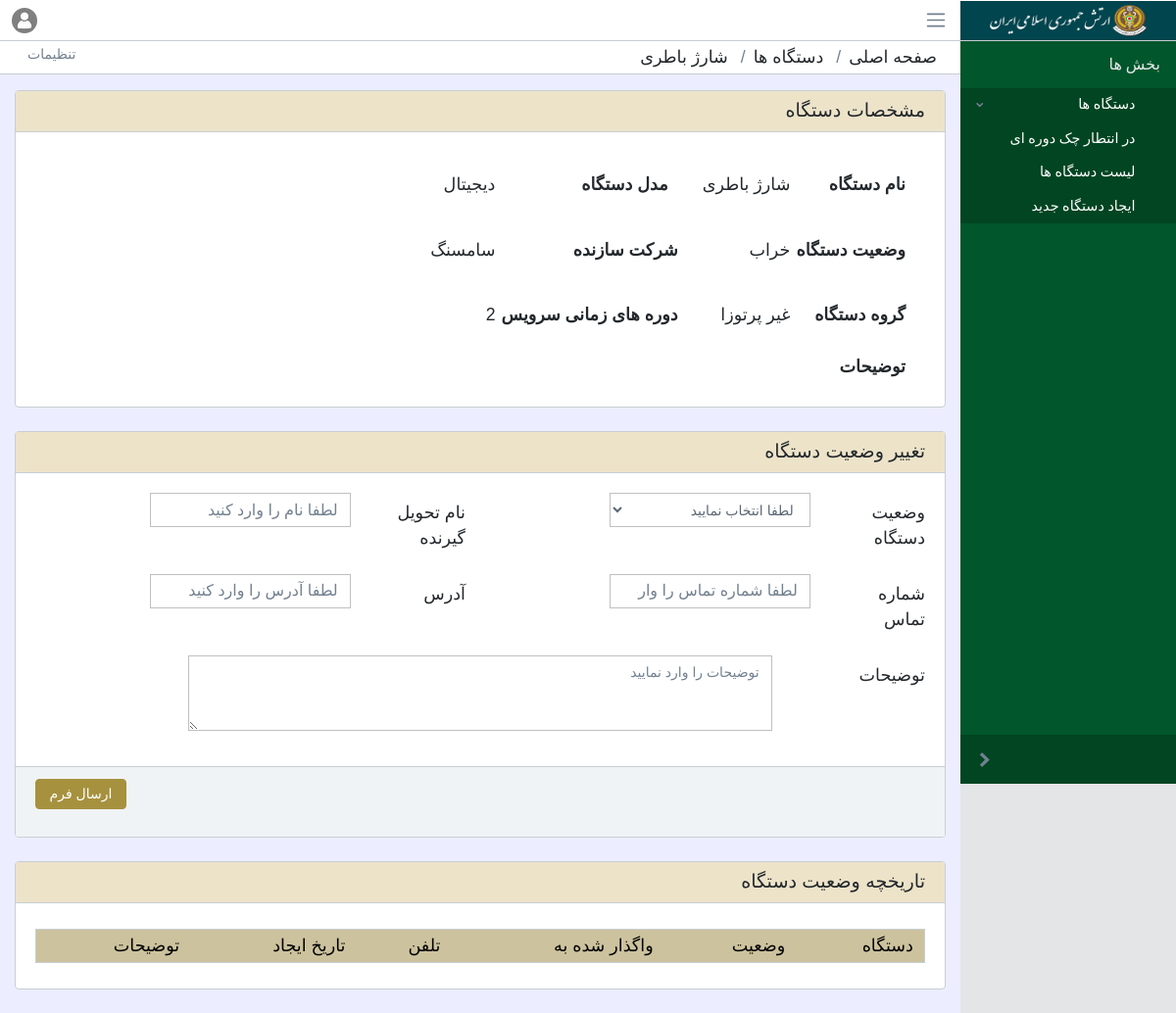
The page /devices/3 (signed in) on the database as committed earlier.
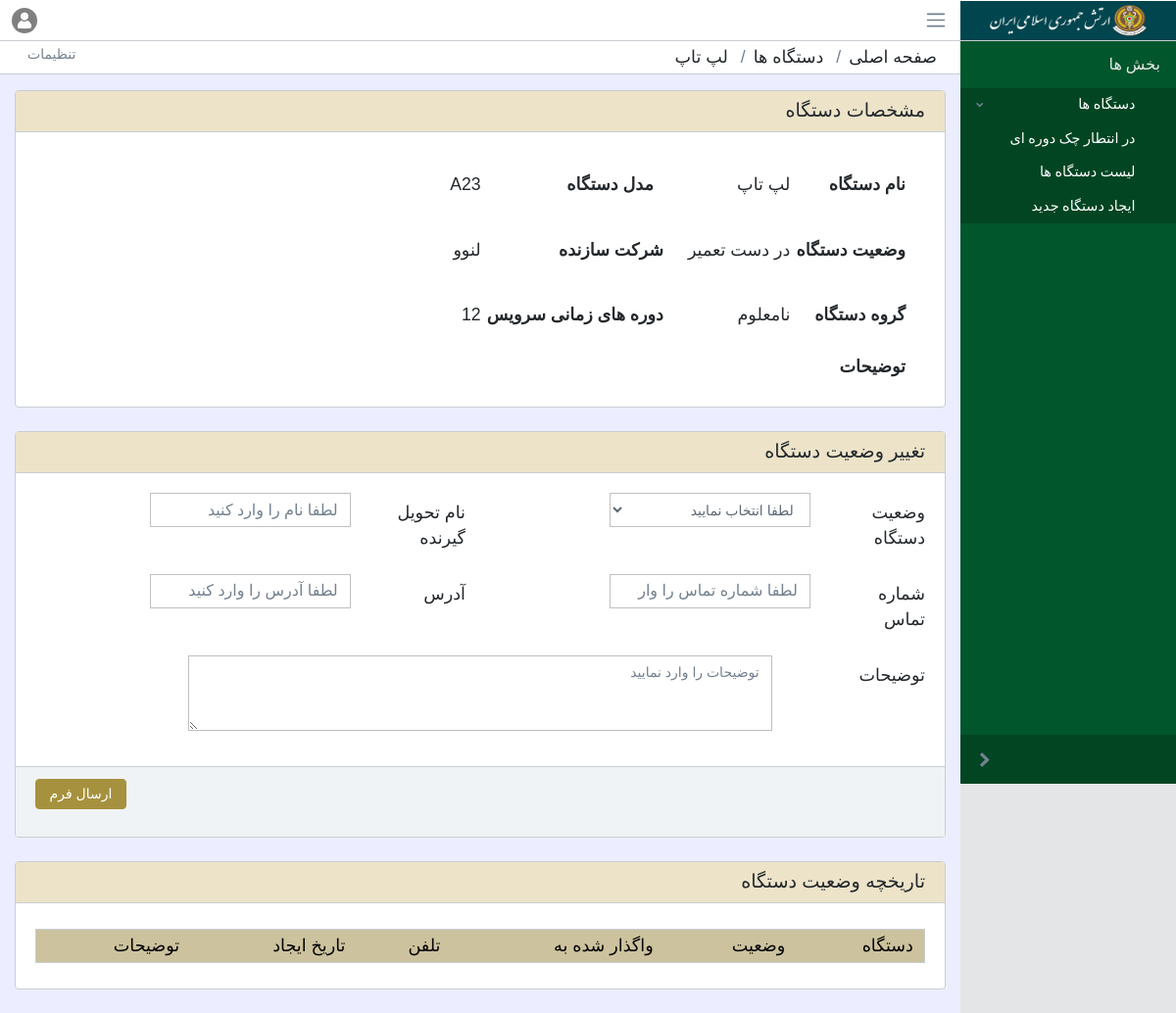
The same page on the database as committed later.
### devices/models.py (models this page shows, shortened)
class Device(models.Model):
    name = models.ForeignKey(DeviceName, on_delete=models.CASCADE, related_name="Dname", verbose_name="نام")
    model = models.ForeignKey(ModelName, on_delete=models.CASCADE, related_name="Mname", verbose_name="مدل")
    status = models.ForeignKey(StatusName, on_delete=models.CASCADE, related_name="Sname", verbose_name="وضعیت")
    group = models.ForeignKey(GroupName, on_delete=models.CASCADE, related_name="Gname", verbose_name="گروه")
    brand = models.ForeignKey(BrandName, on_delete=models.CASCADE, related_name="Bname", verbose_name="مارک")
    regular_checks = models.PositiveIntegerField(verbose_name="دوره های زمانی سرویس(برحسب ماه)")
    description = models.TextField(blank=True)
    created_at = models.DateTimeField(auto_now_add=True)
    updated_at = models.DateTimeField(auto_now=True)
    next_check_at = models.DateField(blank=True, verbose_name="زمان سرویس بعدی", null=True)
    hospital = models.ForeignKey(Hospital, on_delete=models.CASCADE, verbose_name="بیمارستان")
    class Meta:
        verbose_name = "دستگاه"
        verbose_name_plural = "دستگاه ها"

class DeviceName(models.Model):
    device_name = models.CharField(unique=True, max_length=64, verbose_name="نام")
    def __str__(self):
        return f"{self.device_name}"
    class Meta:
        verbose_name = "نام"
        verbose_name_plural = "نام ها"

class ModelName(models.Model):
    model_name = models.CharField(unique=True, max_length=64, verbose_name="مدل")
    def __str__(self):
        return f"{self.model_name}"
    class Meta:
        verbose_name = "مدل"
        verbose_name_plural = "مدل ها"

class StatusName(models.Model):
    status_name = models.CharField(unique=True, max_length=64, verbose_name="وضعیت")
    def __str__(self):
        return f"{self.status_name}"
    class Meta:
        verbose_name = "وضعیت"
        verbose_name_plural = "وضعیت ها"

class BrandName(models.Model):
    brand_name = models.CharField(unique=True, max_length=64, verbose_name="مارک")
    def __str__(self):
        return f"{self.brand_name}"
    class Meta:
        verbose_name = "مارک"
        verbose_name_plural = "مارک ها"

class GroupName(models.Model):
    group_name = models.CharField(unique=True, max_length=64, verbose_name="گروه")
    def __str__(self):
        return f"{self.group_name}"
    class Meta:
        verbose_name = "گروه"
        verbose_name_plural = "گروه ها"

### devices/views.py (the view, shortened to what this page needs)
# urls.py: path("<int:device_id>", views.device, name="device"),
@login_required
def device(request, device_id):
    context = {}
    form = LogForm(request.POST or None)
    device = Device.objects.get(pk=device_id)
    context['form'] = form
    return render(request, "devices/device.html", {
        "device": device,
        "logs": device.logs.all(),
        "form": form
    })

### devices/templates/devices/device.html (shortened to what this page needs)
{% extends 'hospital/base.html' %}
{% load static %}
{% block body %}
    {% load extra %}
    <ol class="breadcrumb">
        <li class="breadcrumb-item"> صفحه اصلی</li>
        <li class="breadcrumb-item"> دستگاه ها</li>
        <li class="breadcrumb-item"> {{ device.name }} </li>
        <li class="breadcrumb-menu d-md-down-none">
            <div class="btn-group" role="group" aria-label="Button group">
                <a class="btn" href="#">
                    <i class="icon-settings"></i>  تنظیمات</a>
            </div>
        </li>
    </ol>
    <div class="container-fluid col-md-12">
        <div class="animated fadeIn">
            <div class="card">
                <div class="card-header">
                    مشخصات دستگاه
                </div>
                <div class="card-body">
                    <table class="detail-table">
                        <tr>
                            <th>نام دستگاه</th>
                            <td>{{ device.name }}</td>
                            <th style="padding-right: 30px">مدل دستگاه</th>
                            <td>{{ device.model }}</td>
                        </tr>
                        <tr>
                            <th>وضعیت دستگاه</th>
                            <td>{{ device.status }}</td>
                            <th>شرکت سازنده</th>
                            <td>{{ device.brand }}</td>
                        </tr>
                        <tr>
                            <th>گروه دستگاه</th>
                            <td>{{ device.group }}</td>
                            <th>دوره های زمانی سرویس</th>
                            <td>{{ device.regular_checks }}</td>
                        </tr>
                        <tr>
                            <th>توضیحات</th>
                            <td>{{ device.description }}</td>
                        </tr>
                    </table>
                </div>
            </div>
            <form method="POST" action="{% url 'devices:device' device.id %}">
                <div class="card">
                    <div class="card-header">
                        تغییر وضعیت دستگاه
                    </div>
                    <div class="card-body">
                        <div class="row">
                            <div class="col-md-6">
                                <div class="form-group row">
                                    <label for="" class="col-sm-3 col-form-label">{{ form.status.label }}</label>
                                    <div class="col-sm-6">
                                        {{ form.status }}
                                    </div>
                                </div>
                                <div class="form-group row">
                                    <label for="" class="col-sm-3 col-form-label">{{ form.phone_num.label }}</label>
                                    <div class="col-sm-6">
                                        {{ form.phone_num }}
                                    </div>
                                </div>
                            </div>
                            <div class="col-md-6">
                                <div class="form-group row">
                                    <label for="" class="col-sm-3 col-form-label">{{ form.name.label }}</label>
                                    <div class="col-sm-6">
                                        {{ form.name }}
                                    </div>
                                </div>
                                <div class="form-group row">
                                    <label for="" class="col-sm-3 col-form-label">{{ form.address.label }}</label>
                                    <div class="col-sm-6">
                                        {{ form.address }}
                                    </div>
                                </div>
                            </div>
                            <div class="col-md-12">
                                <div class="form-group row">
                                    <label for="" class="col-sm-2 col-form-label">{{ form.description.label }}</label>
                                    <div class="col-sm-8">
                                        {{ form.description }}
                                    </div>
                                </div>
                            </div>
                        </div>
                    </div>
                    <div class="card-footer">
                        <div class="form-group row">
                            <div class="col-md-12">
                                <button type="submit" class="btn btn-success float-left">ارسال فرم</button>
                            </div>
                        </div>
                    </div>
                </div>
            </form>
            <div class="card">
                <div class="card-header">
                    تاریخچه وضعیت دستگاه
                </div>
                <div class="card-body">
                    <table class="table table-striped table-bordered data-tables dataTable no-footer">
                        <thead>
                        <tr>
                            <th>دستگاه</th>
                            <th>وضعیت</th>
                            <th>واگذار شده به</th>
                            <th>تلفن</th>
                            <th>تاریخ ایجاد</th>
                            <th>توضیحات</th>
                        </tr>
                        </thead>
                    </table>
                </div>
            </div>
        </div>
    </div>
{% endblock %}

### templates/hospital/base.html (shortened to what this page needs)
<!DOCTYPE html>
<html dir="rtl" lang="en">
<head>
    {% load static %}
    <link rel="stylesheet" type="text/css"
          href="{% static 'hospital/modules/coreui/icons/css/coreui-icons.min.css' %}">
    <link rel="stylesheet" type="text/css" href="{% static 'hospital/modules/flag-icon-css/css/flag-icon.min.css' %}">
    <link rel="stylesheet" type="text/css"
          href="{% static 'hospital/modules/font-awesome/css/font-awesome.min.css' %}">
    <link rel="stylesheet" type="text/css"
          href="{% static 'hospital/modules/simple-line-icons/css/simple-line-icons.css' %}">
    <link rel="stylesheet" type="text/css" href="{% static 'hospital/css/style.min.css' %}">
    <link rel="stylesheet" type="text/css" href="{% static 'hospital/modules/parsley/parsley.css' %}">
    <link rel="stylesheet" type="text/css" href="{% static 'hospital/modules/select2/select2.min.css' %}">
    <link rel="stylesheet" type="text/css" href="{% static 'hospital/modules/select2/select2-bootstrap.min.css' %}">
    <link rel="stylesheet" type="text/css" href="{% static 'hospital/vendors/pace-progress/css/pace.min.css' %}">
    <link rel="stylesheet" type="text/css"
          href="{% static 'hospital/modules/table-expandable/bootstrap-table-expandable.css' %}">
    <link rel="stylesheet" type="text/css"
          href="{% static 'hospital/modules/datepicker/bootstrap-datepicker.min.css' %}">
    <link rel="stylesheet" type="text/css"
          href="{% static 'hospital/modules/datatable/dataTables.bootstrap4.min.css' %}">
    <link rel="stylesheet" type="text/css" href="{% static 'hospital/modules/toaster/toastr.min.css' %}">
    <link rel="stylesheet" type="text/css"
          href="{% static 'hospital/modules/persian-date-picker/jquery.md.bootstrap.datetimepicker.style.css' %}">
    <link rel="stylesheet" type="text/css" href="{% static 'hospital/css/rtl.css' %}">
</head>
<body class="app header-fixed sidebar-fixed aside-menu-fixed sidebar-lg-show">
<header class="app-header navbar">
    <a class="navbar-brand" href="#">
        <img class="navbar-brand-full" src="{% static 'hospital/img/logo.png' %}" width="160" height="32"
             alt="سامانه مدیریت لوازم بیمارستان">
    </a>
    <button class="navbar-toggler sidebar-toggler d-md-down-none" type="button" data-toggle="sidebar-lg-show">
        <span class="navbar-toggler-icon"></span>
    </button>
    <ul class="nav navbar-nav ml-auto">
        <li class="nav-item d-md-down-none">
            <a class="nav-link" data-toggle="dropdown" href="#" role="button" aria-haspopup="true"
               aria-expanded="false">
                <i class="icon-bell"></i>
            </a>
        </li>
        <li class="nav-item dropdown">
            <a class="nav-link" data-toggle="dropdown" href="#" role="button" aria-haspopup="true"
               aria-expanded="false">
                <img class="img-avatar" src="{% static 'hospital/img/icon.jpg' %}"
                     alt="admin@bootstrapmaster.com">
            </a>
        </li>
    </ul>
</header>
<div class="app-body">
    <div class="sidebar">
        <nav class="sidebar-nav">
            <ul class="nav">
                <li class="nav-title">بخش ها</li>
                <li class="nav-item nav-dropdown open {% if request.path == "/" or request.path == "/devices" or request.path == "/devices/create/" %} open {% endif %}">
                    <a href="#" class="nav-link nav-dropdown-toggle">
                        <i class="nav-icon icon-menu"></i>دستگاه ها
                    </a>
                    <ul class="nav-dropdown-items">
                        <li class="nav-item">
                            <a class="nav-link {% if request.path == "/" or request.path == "/wait/to/check" %} active {% endif %}"
                               href="/">
                                در انتطار چک دوره ای
                            </a>
                        </li>
                        <li class="nav-item">
                            <a class="nav-link {% if request.path == "/devices/" %} active {% endif %}"
                               href="/devices">
                                لیست دستگاه ها
                            </a>
                        </li>
                        <li class="nav-item">
                            <a class="nav-link {% if request.path == "/devices/create/" %} active {% endif %}"
                               href="/devices/create">
                                ایجاد دستگاه جدید
                            </a>
                        </li>
                    </ul>
                </li>
            </ul>
        </nav>
        <button class="sidebar-minimizer brand-minimizer" type="button"></button>
    </div>
    <main class="main">
        {% block body %}
        {% endblock %}
    </main>
</div>
</body>
</html>

### static/hospital/css/rtl.css (style rules this page uses)
body { text-align: right; direction: rtl; font-family: "YekanNumbers", "iran_sans", Sans-Serif; font-size: 1.1rem }
.form-control { font-family: "iran_sans", "YekanNumbers", Sans-Serif; }
.sidebar { background: #01562b; }
.sidebar .nav-title { font-size: 1rem; font-weight: normal; }
.ml-auto, .mx-auto { margin-right: auto !important; margin-left: 0 !important; }
.table-bordered thead td, .table-bordered thead th { border-bottom-width: 0; }
.table td, .table th { padding: 0.2rem .7rem; }
.form-control, .input-group-text { border: 1px solid #c0c0c0; }
.app-header { -ms-flex: 0 0 50px; flex: 0 0 50px; height: 42px; }
.app-header .nav-item .avatar.nav-link > img, .app-header .nav-item .nav-link > .img-avatar { height: 26px; margin: 0 10px; }
.header-fixed .app-body { margin-top: 42px; }
.sidebar-fixed .app-header + .app-body .sidebar { height: calc(100vh - 42px); }
.breadcrumb { padding: .20rem 1rem; margin-bottom: 1rem; }
.main .container-fluid { padding: 0 15px; }
.card-header { padding: .4rem 1.25rem; }
a { color: #01562b; }
table.table-bordered.dataTable th { border-width: 0; background: #ccc29d; font-weight: normal; color: #000000; }
.card-header { background: #ece3c9; }
.btn-success { color: #fff; background-color: #a6913e; border-color: #a6913e; }
.btn { padding: .250rem .85rem; }
.sidebar .nav-link { padding: .4rem 1rem; }
html[dir="rtl"] .sidebar-lg-show.sidebar-fixed .main { background: #ECEEFF; }
.form-control { border-radius: 0 }
.sidebar-fixed .sidebar { font-family: yekan; font-weight: normal; font-size: .9rem; width: 220px; }
html[dir="rtl"] .sidebar-lg-show.sidebar-fixed .main, html[dir="rtl"] .sidebar-show.sidebar-fixed .app-footer, html[dir="rtl"] .sidebar-show.sidebar-fixed .main { margin-right: 220px; }
.sidebar .sidebar-nav { width: 220px; }
.sidebar .nav { width: 220px; }
.card-header { font-size: 1.2rem; }
.app-header .navbar-brand { height: 40px; background: #01454e; width: 220px; }
html[dir="rtl"] .sidebar { margin-right: -220px; }
.detail-table tr th { padding-right: 20px; }
.detail-table tr td { padding: 20px 5px; }

Rows that differ between the two databases and show on the page:
changed Device: name "شارژ باطری" → "لپ تاپ"; model "دیجیتال" → "A23"; status "خراب" → "در دست تعمیر"; brand "سامسنگ" → "لنوو"; group "غیر پرتوزا" → "نامعلوم"; regular_checks "2" → "12"
